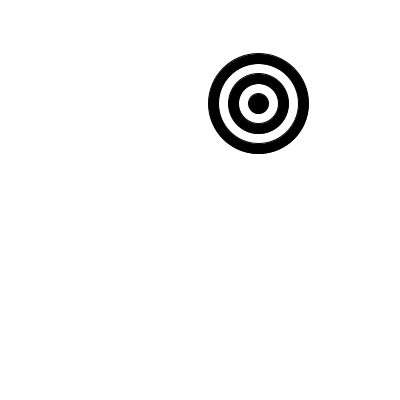
Frame 1 (no input)
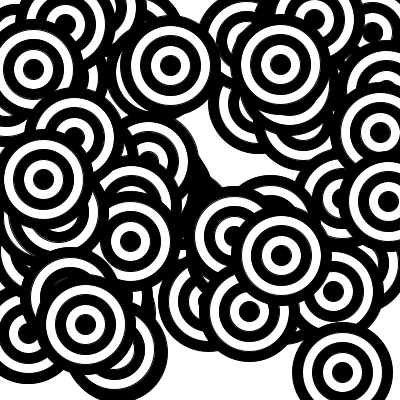
Frame 60 (the mouse pressed at the canvas centre just before this capture)
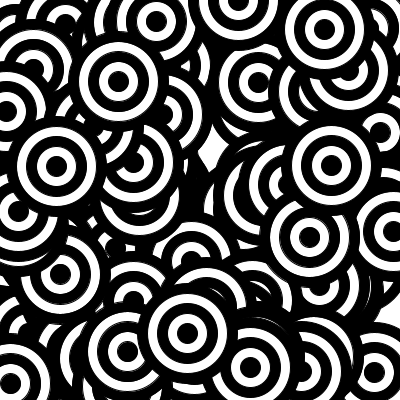
Frame 120 (the mouse held since frame 60 and released just before this capture)

The Processing sketch that drew these frames (run headless with seeded random() and noise(); from frame 60 on, the mouse is pressed at the canvas centre):

// Processing sketch: processing_146845
// ── processing_146845.pde

void setup() {
  size(400,400);
  background(255); 
  smooth();
  frameRate(5);
}
 
void draw() {
  circles(random(width),random(height));
}
 
void circles (float x, float y) {
  for (int i = 0; i < 5; i += 1) {
  if ((i % 2) == 1) {fill(255);} else {fill(0);}
  ellipse(x,y,100-20*i,100-20*i);
 }
}
